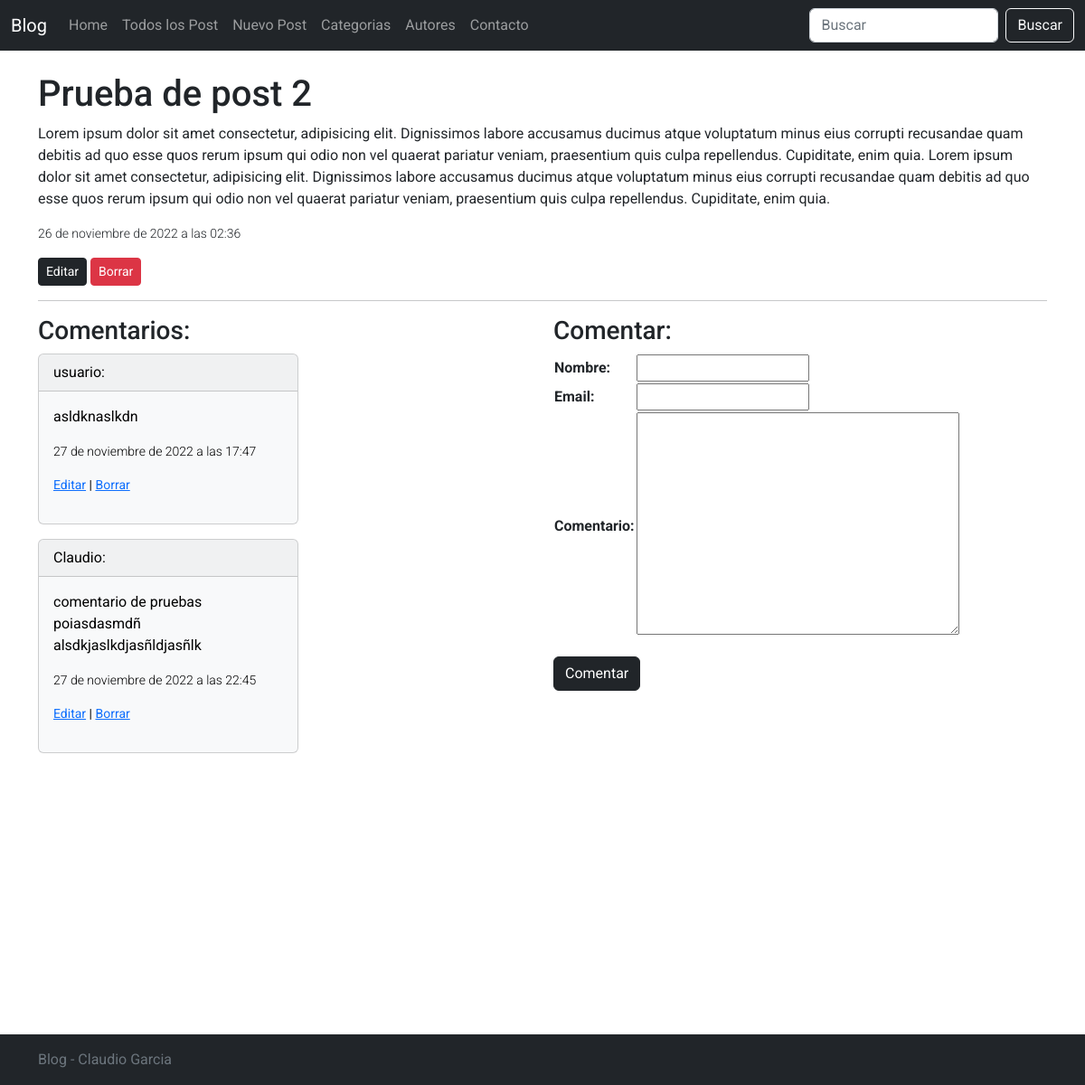
The page /2/ on the database as committed earlier.
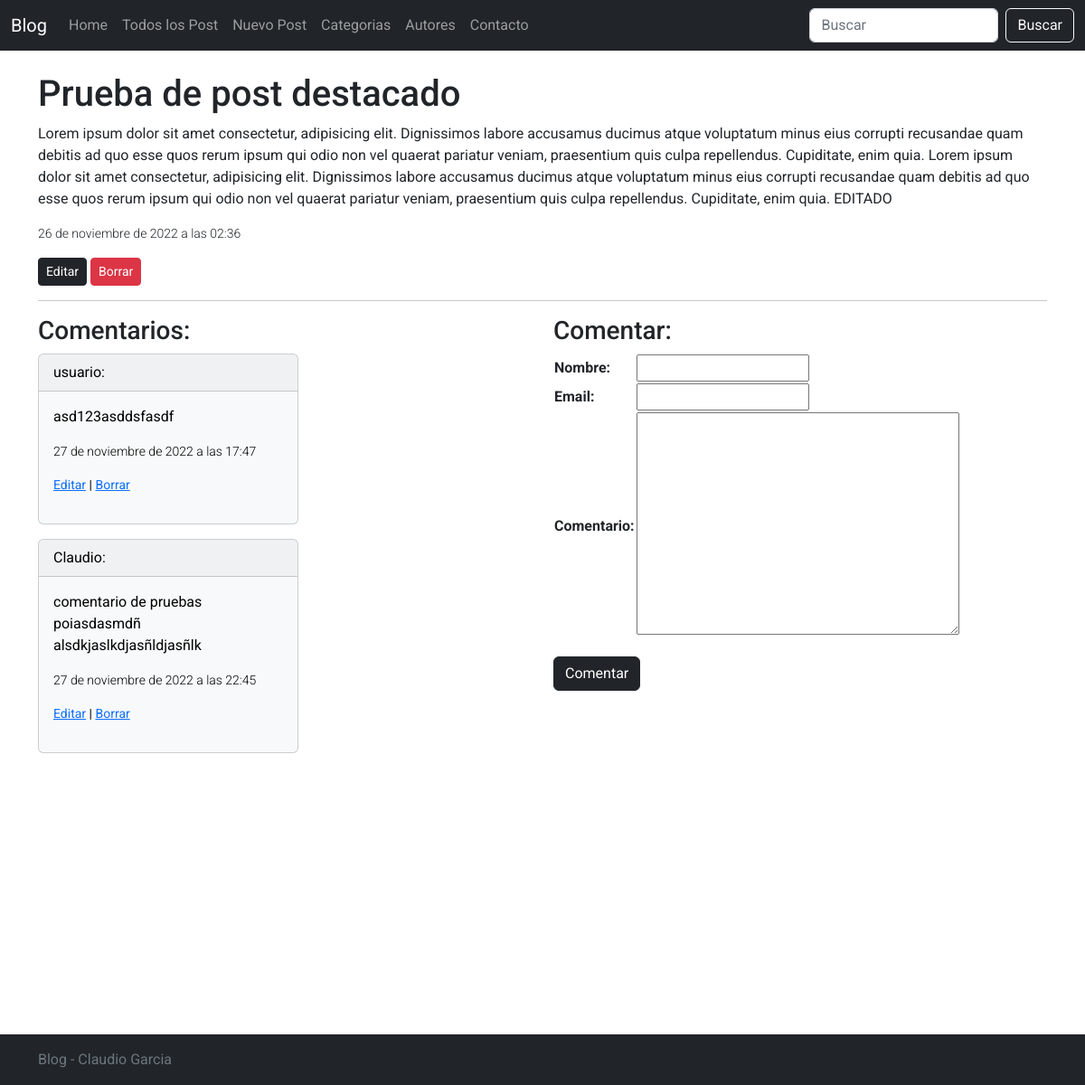
The same page on the database as committed later.
### Posts/models.py (models this page shows, shortened)
class Post(models.Model):
    titulo = models.CharField(max_length=100)
    fecha = models.DateTimeField(auto_now_add=True)
    contenido = models.TextField()
    categoria = models.ForeignKey(Categoria,on_delete=models.SET_NULL, null=True)
    autor = models.ForeignKey(Autor,on_delete=models.SET_NULL, null=True)
    destacado = models.BooleanField(default=False)
    class Meta:
        ordering = ["-fecha"]

class Comentarios(models.Model):
    post = models.ForeignKey(Post,on_delete=models.CASCADE,related_name= 'comments')
    nombre = models.CharField(max_length=40)
    email = models.EmailField(default=None)
    fecha = models.DateTimeField(auto_now_add=True)
    comentario = models.TextField()
    active = models.BooleanField(default=True)
    class Meta:
        verbose_name_plural = 'Comentarios'

### Posts/views.py (the view)
# urls.py: path('<int:post_id>/',views.post_detail,name='post_detail'),
def post_detail(request,post_id):
    post = Post.objects.get(id=post_id)
    comentarios = post.comments.filter(active=True)
    if request.method == 'POST':
        form = CommentForm(request.POST)
        if form.is_valid():
            new_form = form.save(commit=False)
            new_form.post = post
            new_form.save()
            return HttpResponseRedirect('.')
    else:
        form = CommentForm
    return render(request, 'post_detail.html', {'post':post,'comentarios':comentarios,'form':form})

### Posts/templates/post_detail.html (shortened to what this page needs)
{% extends 'padre.html' %}
{% load static %}
{% block contenidoDinamico %}
<main class="container">
    <h1>{{ post.titulo }}</h1>
    <p>{{ post.contenido }}</p>
    <p class="small fw-light">{{ post.fecha }}</p>
    <p>
        <a class="btn btn-sm btn-dark" href="{% url 'Edit' post.id %}" role="button">Editar</a>
        <a class="btn btn-sm btn-danger" href="{% url 'Delete' post.id %}" role="button">Borrar</a>
    </p>
    <hr class="w-85">
</main>
<div class="container">
    <div class="row">
        <div class="col">
            <h3>Comentarios:</h3>
            {% for comentario in comentarios %}
            <div class="card text-bg-light mb-3" style="max-width: 18rem;">
                <div class="card-header">{{comentario.nombre }}:</div>
                <div class="card-body">
                    <p class="card-text">{{comentario.comentario}}</p>
                    <p class="small dark fw-light">{{comentario.fecha}}</p>
                    <p class="small dark "><a href="{% url 'CommentEdit' comentario.id %}">Editar</a> | <a href="{% url 'CommentDelete' comentario.id %}">Borrar</a></p>
                </div>
            </div>
            {% endfor %}
        </div>
        <div class="col">
            <h3>Comentar:</h3>
            <form action="" method="post">
                <div class="mb-3">
                    <table>
                        {{form.as_table}}
                    </table>
                </div>
                <input type="submit" class="btn btn-dark" name="enviar" value="Comentar">
            </form>
        </div>
    </div>
</div>
    {% endblock %}

Rows that differ between the two databases and show on the page:
changed Post: titulo "Prueba de post 2" → "Prueba de post destacado"; contenido "…repellendus. Cupiditate, enim quia." → "…repellendus. Cupiditate, enim quia. EDITADO"
changed Comentarios "usuario": comentario "asldknaslkdn" → "asd123asddsfasdf"
